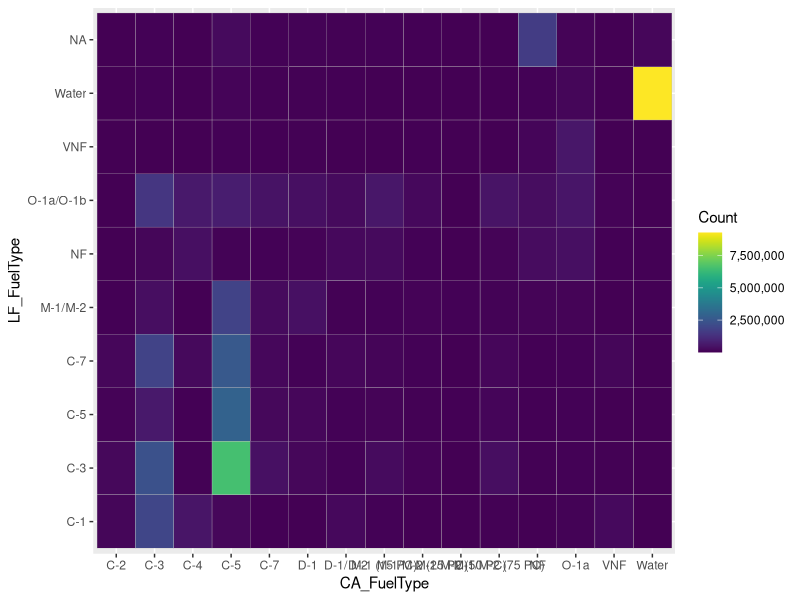

The R source for this figure:


# Library
library(scales)
library(tidyverse)
library(viridis)

options(scipen=10000)

# read data
mz01 <- read_csv("data/MZ01_CAFBPandLFFBP_wHazard.csv")


# Heatmap 
ggplot(mz01, aes(CA_FuelType, LF_FuelType, fill= Count)) + 
  geom_tile(color = "grey") +
  scale_fill_viridis(discrete=FALSE, labels = scales::comma) 
